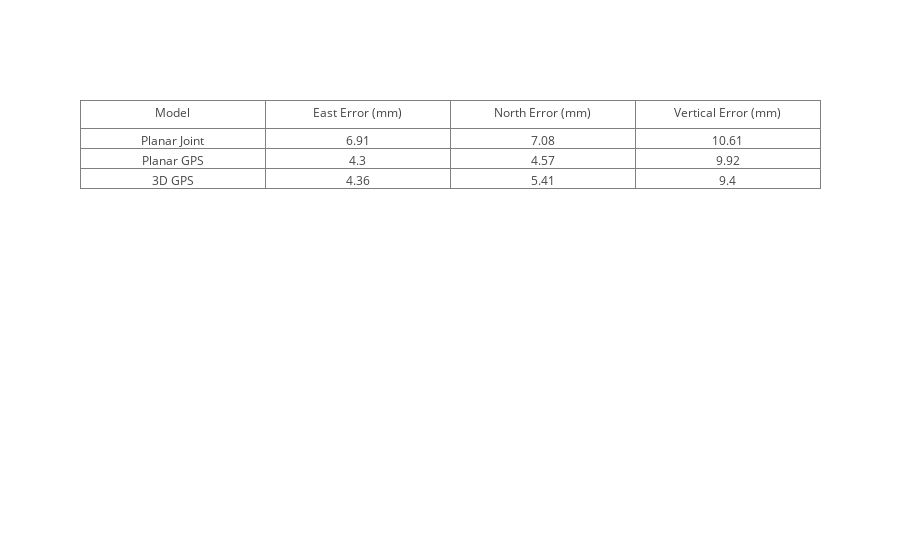

The notebook cell saved with this chart:
### Code cell
# Table
models = [cir, heterF, surfF]
labels = ['Planar Joint', 'Planar GPS', '3D GPS']
errors = np.zeros((len(models), 3))
for i, mod in enumerate(models):
    mod.testCS()
    xerror, yerror, zerror = rmsResiduals(
        mod.dx, mod.dy, mod.dz, mod.dxMeas, mod.dyMeas, mod.dzMeas)
    errors[i,:] = np.array([xerror, yerror, zerror])
    
if True:
    # print(errors)
    errorsplot = np.around(errors.T*1000, decimals=2).tolist()
    errorsplot.insert(0, labels)

    # layout = go.Layout(title='Title')
    trace = go.Table(
        header=dict(values=['Model', 'East Error (mm)', 'North Error (mm)', 'Vertical Error (mm)']),
        cells=dict(values= errorsplot ) )
    data = [trace] 
    iplot(data)

### Figure 1 — Plotly figure (JSON) as saved in the notebook; plotly's stock layout.template omitted (floating-point values rounded to 4 significant figures)
{"data": [{"cells": {"values": [["Planar Joint", "Planar GPS", "3D GPS"], [6.91, 4.3, 4.36], [7.08, 4.57, 5.41], [10.61, 9.92, 9.4]]}, "header": {"values": ["Model", "East Error (mm)", "North Error (mm)", "Vertical Error (mm)"]}, "type": "table", "uid": "61f14b98-0b87-11e9-9868-bc855636dcb8"}], "layout": {}}
